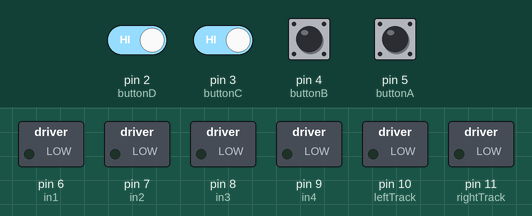
Recording of a sketch running on a simulated Arduino Uno, built with avr-gcc and run on an emulated ATmega328P. Parts: switched loads named in the sketch (green lamp = pin HIGH). The test bench sets the inputs (shaded band); at power-on: pin 2 (buttonD), pin 3 (buttonC), pin 4 (buttonB), pin 5 (buttonA) HIGH.

Above: at 2.8 s.
2.9 s: pin 5 (buttonA) pulled LOW for 1.2 s
At 4.9 s:
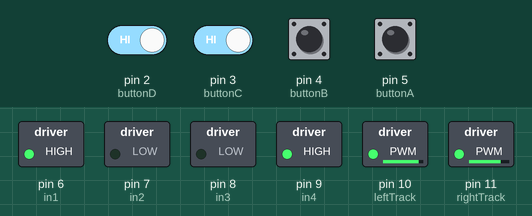
9.5 s: pin 2 (buttonD) driven LOW and pin 5 (buttonA) driven LOW
At 13.2 s:
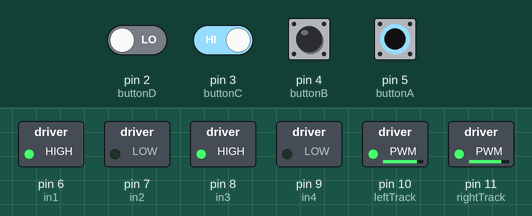
13.5 s: pin 4 (buttonB) pulled LOW for 1.2 s
At 14.6 s:
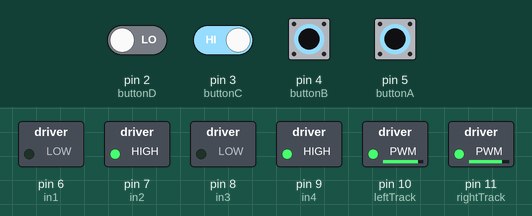
18.2 s: pin 2 (buttonD) driven HIGH
At 19.2 s:
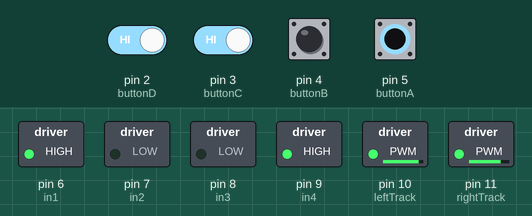
20.2 s: pin 2 (buttonD) driven LOW
At 23.4 s:
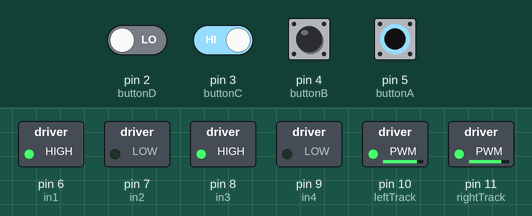
24.2 s: pin 3 (buttonC) driven LOW and pin 4 (buttonB) driven LOW
At 26.0 s:
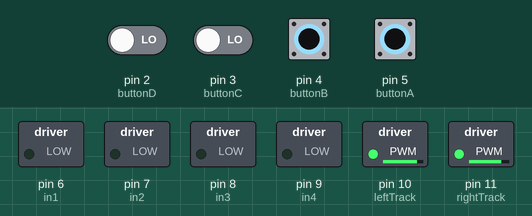
Timing chart, 0 to 27.3 s (numbered marks = the images above; inputs shaded):
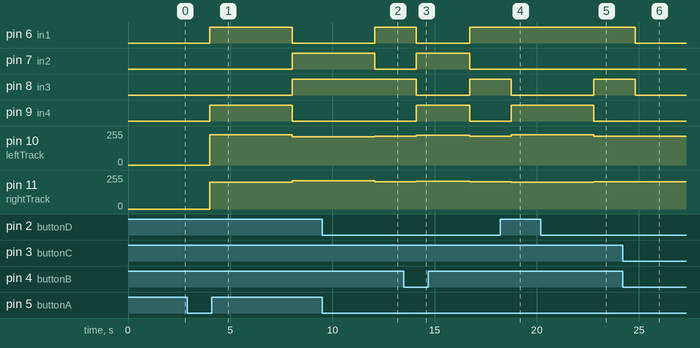

The sketch:

remote_controlled_vehicle.ino
```cpp
int in1 = 6;  //Right engine
int in2 = 7;
int in3 = 8;  //Left engine
int in4 = 9;
int buttonA = 5;  //D2
int buttonB = 4;  //D0
int buttonC = 3;  //D3
int buttonD = 2;  //D1
int leftTrack = 10;
int rightTrack = 11;
int x = 0;// 0- mode mobile slow; 1- mode mobile fast
int y = 0;// 0- mode mobile; 1- mode individual

void setup() {
  pinMode(in1, OUTPUT);
  pinMode(in2, OUTPUT);
  pinMode(in3, OUTPUT);
  pinMode(in4, OUTPUT);
  pinMode(leftTrack, OUTPUT);
  pinMode(rightTrack, OUTPUT);
  pinMode(buttonA, INPUT_PULLUP);
  pinMode(buttonB, INPUT_PULLUP);
  pinMode(buttonC, INPUT_PULLUP);
  pinMode(buttonD, INPUT_PULLUP);
  digitalWrite(in1, LOW);
  digitalWrite(in2, LOW);
  digitalWrite(in3, LOW);
  digitalWrite(in4, LOW);
}

void loop() {
  //change mode individual-mobile
  if (y == 0 && digitalRead(buttonB) == HIGH && digitalRead(buttonD) == HIGH) {
    y = 1;
    delay(1000);
  }
  if (y == 1 && digitalRead(buttonB) == HIGH && digitalRead(buttonD) == HIGH) {
    y = 0;
    delay(1000);
  }
  //mode mobile:fast-slow
  if (y == 0 && x == 0 && digitalRead(buttonB) == HIGH && digitalRead(buttonC) == HIGH) {
    x = 1;
    delay(1000);
  }
  if (y == 0 && x == 1 && digitalRead(buttonB) == HIGH && digitalRead(buttonC) == HIGH) {
    x = 0;
    delay(1000);
  }
  //mode mobile slow
  if (x == 0 && y == 0) {
    // forward
    if (digitalRead(buttonA) == HIGH) {
      analogWrite(leftTrack, 212);
      analogWrite(rightTrack, 212);
      digitalWrite(in2, HIGH);
      digitalWrite(in1, LOW);
      digitalWrite(in4, LOW);
      digitalWrite(in3, HIGH);
    }
    // backward
    else if (digitalRead(buttonD) == HIGH) {
      analogWrite(leftTrack, 227);
      analogWrite(rightTrack, 200);
      digitalWrite(in2, LOW);
      digitalWrite(in1, HIGH);
      digitalWrite(in4, HIGH);
      digitalWrite(in3, LOW);
    }
    //turn right
    else if (digitalRead(buttonB) == HIGH) {
      analogWrite(leftTrack, 216);
      analogWrite(rightTrack, 205);
      digitalWrite(in2, LOW);
      digitalWrite(in1, HIGH);
      digitalWrite(in3, HIGH);
      digitalWrite(in4, LOW);

    }
    //turn left
    else if (digitalRead(buttonC) == HIGH) {
      analogWrite(leftTrack, 222);
      analogWrite(rightTrack, 210);
      digitalWrite(in1, LOW);
      digitalWrite(in2, HIGH);
      digitalWrite(in4, HIGH);
      digitalWrite(in3, LOW);
    }
  }
  //mode mobile fast
  if (x == 1 && y == 0) {
    // forward
    if (digitalRead(buttonA) == HIGH) {
      analogWrite(leftTrack, 244);
      analogWrite(rightTrack, 247);
      digitalWrite(in2, HIGH);
      digitalWrite(in1, LOW);
      digitalWrite(in4, LOW);
      digitalWrite(in3, HIGH);
    }
    // backward
    else if (digitalRead(buttonD) == HIGH) {
      analogWrite(leftTrack, 250);
      analogWrite(rightTrack, 235);
      digitalWrite(in2, LOW);
      digitalWrite(in1, HIGH);
      digitalWrite(in4, HIGH);
      digitalWrite(in3, LOW);
    }
    // turn right
    else if (digitalRead(buttonB) == HIGH) {
      analogWrite(leftTrack, 246);
      analogWrite(rightTrack, 235);
      digitalWrite(in2, LOW);
      digitalWrite(in1, HIGH);
      digitalWrite(in3, HIGH);
      digitalWrite(in4, LOW);
    }
    //turn left
    else if (digitalRead(buttonC) == HIGH) {
      analogWrite(leftTrack, 252);
      analogWrite(rightTrack, 240);
      digitalWrite(in1, LOW);
      digitalWrite(in2, HIGH);
      digitalWrite(in4, HIGH);
      digitalWrite(in3, LOW);
    }
  }
  //mode individual
  if (y == 1) {
    //left track forward
    if (digitalRead(buttonA) == HIGH && digitalRead(buttonC) == LOW) {
      analogWrite(leftTrack, 216);
      digitalWrite(in4, LOW);
      digitalWrite(in3, HIGH);
    }
    // right track backword
    if (digitalRead(buttonD) == HIGH && digitalRead(buttonB) == LOW) {
      analogWrite(rightTrack, 200);
      digitalWrite(in2, LOW);
      digitalWrite(in1, HIGH);
    }
    // right track forward
    if (digitalRead(buttonB) == HIGH && digitalRead(buttonD) == LOW) {
      analogWrite(rightTrack, 212);
      digitalWrite(in2, HIGH);
      digitalWrite(in1, LOW);
    }
    //left track backward
    if (digitalRead(buttonC) == HIGH && digitalRead(buttonA) == LOW) {
      analogWrite(leftTrack, 222);
      digitalWrite(in4, HIGH);
      digitalWrite(in3, LOW);
    }
  }
  // when no button is pressed, disconnect power to the motors
  if (digitalRead(buttonA) == LOW && digitalRead(buttonB) == LOW && digitalRead(buttonC) == LOW && digitalRead(buttonD) == LOW) {
    digitalWrite(in1, LOW);
    digitalWrite(in2, LOW);
    digitalWrite(in3, LOW);
    digitalWrite(in4, LOW);
  }
  delay(30);
}
```

Measured:
- after the input at 2.9 s, pin 6 (in1), pin 9 (in4): LOW → HIGH after 1.1 s, → LOW 4.0 s later; pin 7 (in2), pin 8 (in3): LOW → HIGH after 5.1 s instead of 1.1 s; pin 10 (leftTrack): 0/255 → 227/255 after 1.1 s, → 212/255 4.0 s later; pin 11 (rightTrack): 0/255 → 200/255 after 1.1 s, → 212/255 4.0 s later
- after the input at 9.5 s, pin 6 (in1): LOW → HIGH after 2.6 s; pin 7 (in2): HIGH → LOW after 2.6 s; pin 10 (leftTrack): 212/255 → 216/255 after 2.6 s; pin 11 (rightTrack): 212/255 → 205/255 after 2.6 s
- after the input at 13.5 s, pin 6 (in1), pin 8 (in3): HIGH → LOW after 0.59 s, → HIGH 2.6 s later; pin 7 (in2), pin 9 (in4): LOW → HIGH after 0.59 s, → LOW 2.6 s later; pin 10 (leftTrack): 216/255 → 222/255 after 0.59 s, → 216/255 2.6 s later; pin 11 (rightTrack): 205/255 → 210/255 after 0.59 s, → 205/255 2.6 s later
- after the input at 18.2 s, pin 8 (in3): HIGH → LOW after 0.55 s; pin 9 (in4): LOW → HIGH after 0.55 s; pin 10 (leftTrack): 216/255 → 227/255 after 0.55 s; pin 11 (rightTrack): 205/255 → 200/255 after 0.55 s
- after the input at 20.2 s, pin 8 (in3): LOW → HIGH after 2.6 s; pin 9 (in4): HIGH → LOW after 2.6 s; pin 10 (leftTrack): 227/255 → 216/255 after 2.6 s; pin 11 (rightTrack): 200/255 → 205/255 after 2.6 s
- after the input at 24.2 s, pin 6 (in1), pin 8 (in3): HIGH → LOW after 0.61 s
